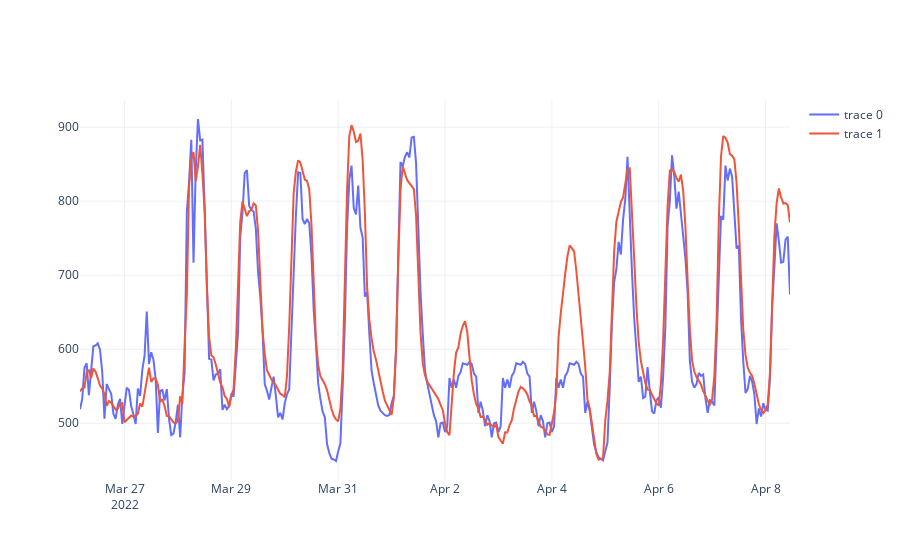

Notebook code cell kept with this figure:
### Code cell
p2 = go.Figure()
p2.add_trace(go.Scatter(x = df_result.index, y = df_result.value))
p2.add_trace(go.Scatter(x = df_result.index, y = df_result.predictions))

### Figure 1 — Plotly figure (JSON) as saved in the notebook; plotly's stock layout.template omitted (floating-point values rounded to 4 significant figures; data arrays with more than 128 entries replaced by an {"elided": "..."} marker saying what was removed)
{"data": [{"type": "scatter", "x": {"elided": "320 str values"}, "y": {"elided": "320 float values"}}, {"type": "scatter", "x": {"elided": "320 str values"}, "y": {"elided": "320 float values"}}], "layout": {}}
